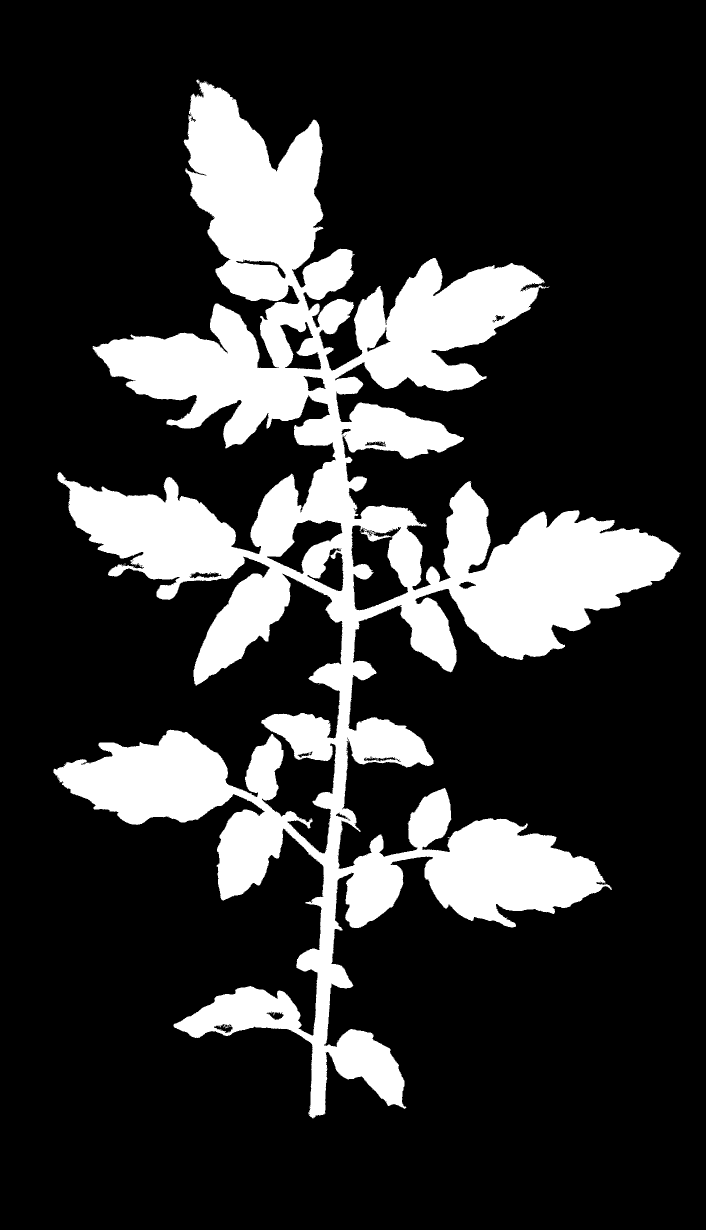
#> input picture test_overlay.png, 1412 x 2459 px (shown at 1/2 size)
$ python analyze_architecture.py --image test_overlay.png
#> lines starting #> are read from the running program, lines starting #| are printed output that depends on the picture; after the words box and inside, x2 and y2 are one past the last pixel; in counts of white or black regions, pixels touching at a corner belong together
### tomatoleafcv/architecture/mask.py
from pathlib import Path

import cv2
import numpy as np


def load_plant_mask(path: Path) -> np.ndarray:
    image = cv2.imread(str(path), cv2.IMREAD_GRAYSCALE)
#> image: shape (2459, 1412); 19.8% white; 1 white region, box (x1, y1, x2, y2) and area: (106, 159, 1361, 2237) 688203
    if image is None:
        raise ValueError(f"Could not read mask: {path}")
    if not np.all((image == 0) | (image == 255)):
        raise ValueError("Expected a binary mask with a white plant on black")

    count, labels, stats, _ = cv2.connectedComponentsWithStats(image, connectivity=8)
#> count = 2; stats = [[0, 0, 1412, 2459, 2783905], [106, 159, 1255, 2078, 688203]]
    if count < 2:
        raise ValueError("The mask contains no white foreground")
    largest = 1 + np.argmax(stats[1:, cv2.CC_STAT_AREA])
#> largest = 1
    x, y, width, height, area = stats[largest]
#> x = 106; y = 159; width = 1255; height = 2078; area = 688203
    if (
        x == 0 and y == 0 and width == image.shape[1] and height == image.shape[0]
        and area > image.size / 2
    ):
        raise ValueError(
            "The white foreground appears to be the background; "
            "invert the mask so the plant is white"
        )
    return np.uint8(labels == largest) * 255

### tomatoleafcv/architecture/cli.py
import argparse
import json
import sys
from pathlib import Path
from typing import Optional

import cv2

from .analysis import analyze
from .mask import load_plant_mask
from .visualization import create_architecture_drawing, create_preview, show_preview


def main(argv: Optional[list[str]] = None, *, prog: Optional[str] = None) -> int:
    parser = argparse.ArgumentParser(
        prog=prog,
        description=(
            "Estimate leaflet and lateral branch architecture from a binary mask. "
            "Results are experimental and require visual inspection."
        ),
        epilog=(
            "The preview outlines candidate leaflets in red. L numbers identify "
            "leaflets, B numbers identify estimated branches, and green dots mark "
            "estimated branch junctions. Press any key to close the preview. "
            "Circularity is 4*pi*area/perimeter^2. Measurements are in pixels."
        ),
    )
    parser.add_argument(
        "mask", type=Path, nargs="?", default=Path("test_overlay.png"),
        help="Binary PNG: white plant on black (default: test_overlay.png)",
    )
    parser.add_argument(
        "--no-preview", action="store_true",
        help="Print results without opening a window",
    )
    parser.add_argument(
        "--image", type=Path,
        help="Original color image aligned with the mask, for main-axis color",
    )
    parser.add_argument(
        "--drawing", type=Path,
        help="Save a skeleton drawing with the main axis and branch junctions",
    )
    legacy_mode = argv is None and len(sys.argv) == 1
    args = parser.parse_args(argv)
    try:
        mask = load_plant_mask(args.mask)
        image = None
        if args.image is not None:
            image = cv2.imread(str(args.image), cv2.IMREAD_COLOR)
#> image is the input picture: shape (2459, 1412, 3); 19.8% white; 1 white region, box (x1, y1, x2, y2) and area: (106, 159, 1361, 2237) 688203
            if image is None:
                raise ValueError(f"Could not read color image: {args.image}")
        results, candidates, groups = analyze(mask, image)
        if args.drawing is not None:
            if args.drawing.resolve() in {
                path.resolve() for path in (args.mask, args.image) if path is not None
            }:
                raise ValueError("The drawing path must not overwrite an input image")
            if not cv2.imwrite(str(args.drawing), create_architecture_drawing(mask, groups)):
                raise OSError(f"Could not write architecture drawing: {args.drawing}")
        if not args.no_preview:
            preview = create_preview(mask, candidates, groups)
            show_preview(preview)
            if legacy_mode:
                if not cv2.imwrite("test_architecture.png", preview):
                    raise OSError("Could not write test_architecture.png")
                with Path("test_architecture_results.json").open("w") as output:
                    json.dump(results, output, indent=2)
        print(json.dumps(results, indent=2))
    except (ValueError, OSError, cv2.error) as error:
        print(f"Analysis failed: {error}", file=sys.stderr)
        return 1
    return 0

### tomatoleafcv/architecture/leaflets.py
import cv2
import numpy as np


def leaflet_candidates(mask: np.ndarray) -> list[dict]:
    plant_area = cv2.countNonZero(mask)
#> plant_area = 688203
    size = max(3, int(round(max(mask.shape) * 0.011)))
    size += 1 - size % 2
    kernel = cv2.getStructuringElement(cv2.MORPH_ELLIPSE, (size, size))
    opened = cv2.morphologyEx(mask, cv2.MORPH_OPEN, kernel)
#> opened: shape (2459, 1412); 18.3% white; 38 white regions, largest, box (x1, y1, x2, y2) and area: (900, 1022, 1356, 1319) 75291, (372, 174, 646, 602) 74447, (194, 603, 623, 890) 62944
    _, labels, stats, _ = cv2.connectedComponentsWithStats(opened, connectivity=8)
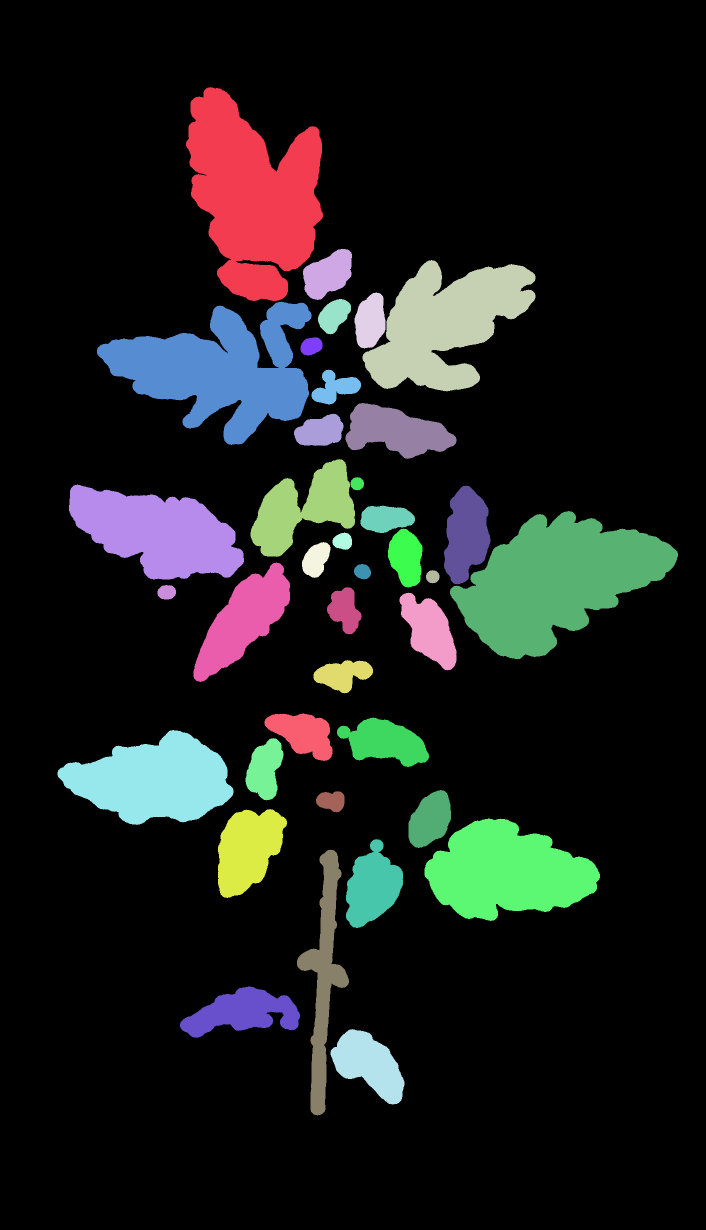
#> labels: shape (2459, 1412) int32 (shown at 1/2 size); 39 distinct labels, from 0 to 38; one colour per label, 0 black
#> stats = 39 rows, first 6: [0, 0, 1412, 2459, 2836703], [372, 174, 274, 428, 74447], [606, 498, 98, 102, 6681], [725, 520, 346, 263, 51157], [709, 585, 62, 112, 5262], [636, 598, 66, 71, 3043]
    minimum_area = max(size * size, int(plant_area * 0.0007))
#> minimum_area = 729
    keep = stats[:, cv2.CC_STAT_AREA] >= minimum_area
    keep[0] = False
    seeds = np.uint8(keep[labels]) * 255
    if cv2.countNonZero(seeds) == 0:
        raise ValueError("No leaflet candidates found in the plant mask")

    distances, nearest = cv2.distanceTransformWithLabels(
        cv2.bitwise_not(seeds),
        cv2.DIST_L2,
        5,
        labelType=cv2.DIST_LABEL_CCOMP,
    )
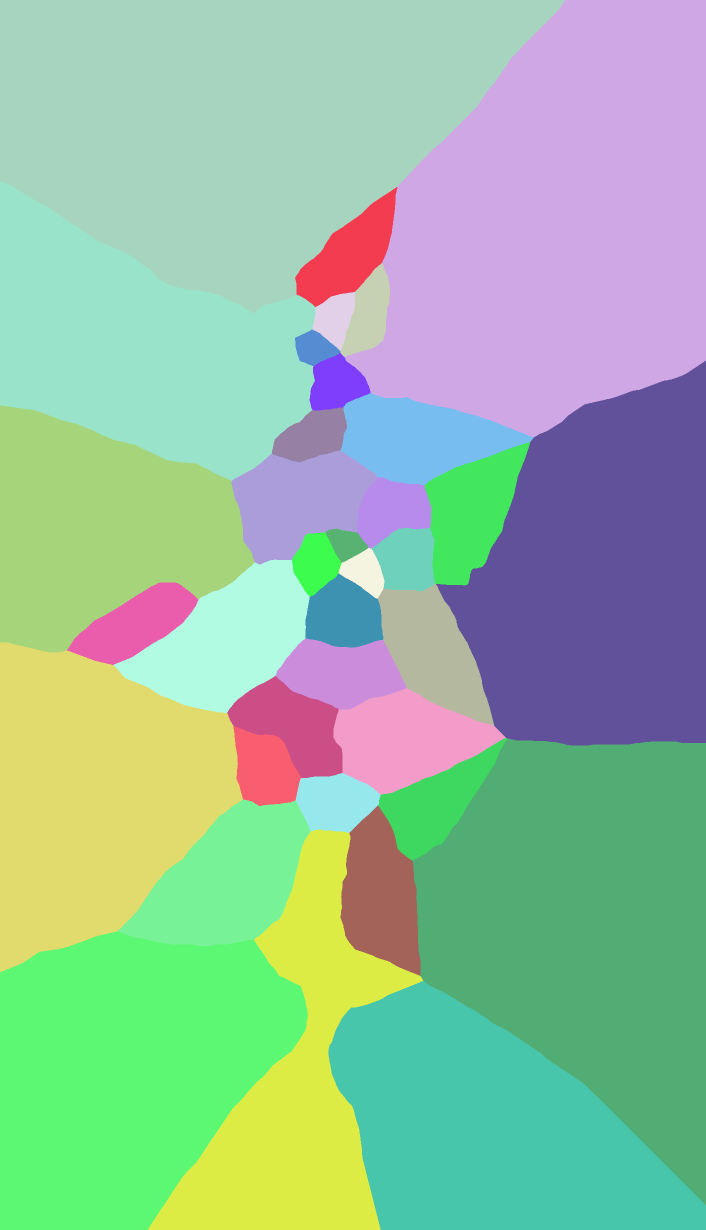
#> nearest: shape (2459, 1412) int32 (shown at 1/2 size); 36 distinct labels, from 1 to 36; one colour per label, 0 black
    candidates = []
    for label in np.unique(nearest[seeds != 0]):
        region = np.uint8(
            (nearest == label) & (mask != 0) & (distances <= size / 2 + 1)
        )
        contours, _ = cv2.findContours(region, cv2.RETR_EXTERNAL, cv2.CHAIN_APPROX_NONE)
        if not contours:
            continue
        contour = max(contours, key=cv2.contourArea)
        area = cv2.contourArea(contour)
        perimeter = cv2.arcLength(contour, True)
        if area <= 0 or perimeter <= 0:
            continue
        moments = cv2.moments(contour)
        center = (moments["m10"] / moments["m00"], moments["m01"] / moments["m00"])
        candidates.append(
            {
                "contour": contour,
                "center": center,
                "area_pixels": area,
                "perimeter_pixels": perimeter,
                "circularity": 4 * np.pi * area / (perimeter * perimeter),
            }
        )
#> this loop made 36 passes
#> (area, perimeter, center) on passes 1 to 8: (76522.5, 1884.8, (506.1, 392.9)), (6921.5, 450, (654, 549.2)), (52255, 1687.4, (892.9, 647.9)), (5415.5, 347.2, (740.3, 641.2)), (3268, 308, (666.9, 631.5)), (64143.5, 2471, (440.1, 738.9)), (1804, 231.5, (626.1, 692.4)), (4663.5, 485.9, (667.4, 771.8))
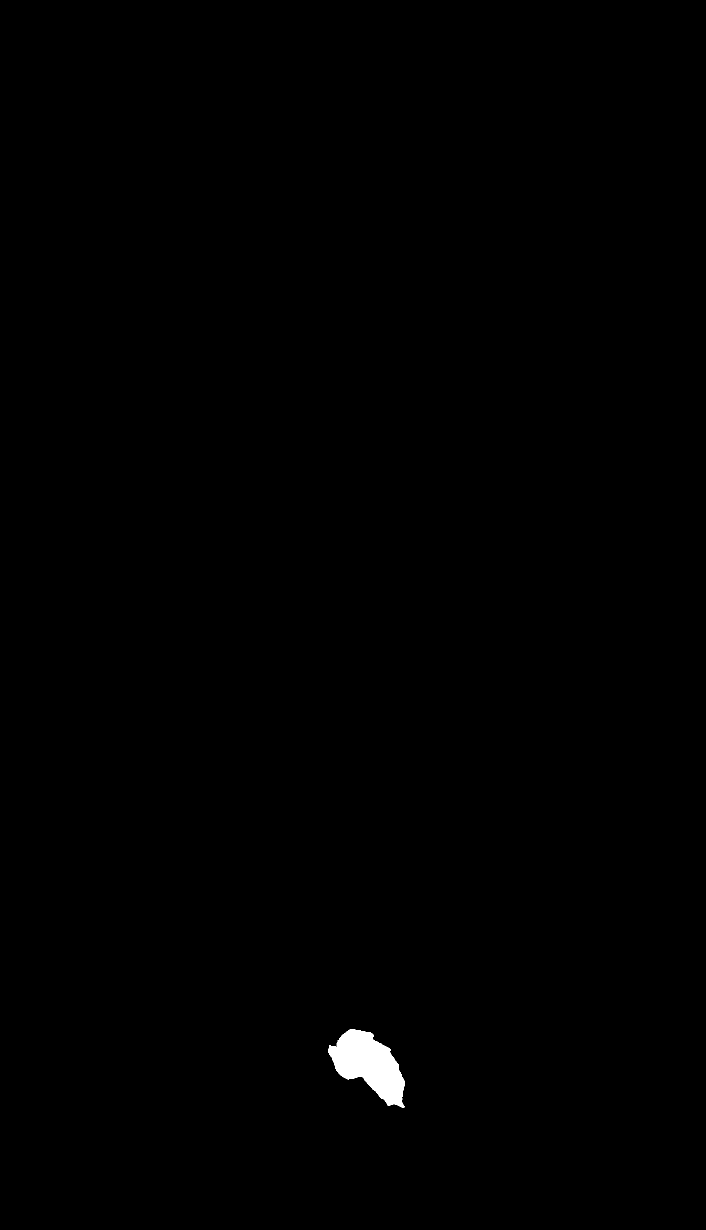
#> region: shape (2459, 1412) (shown at 1/2 size); values 0 (black) and 1 (white), 0.38% white; 1 white region, box (x1, y1, x2, y2) and area: (657, 2058, 809, 2216) 13077
#> after the loop, candidates = 36 items
    if not candidates:
        raise ValueError("No measurable leaflet candidates found")
    return sorted(candidates, key=lambda candidate: candidate["center"][1])

### tomatoleafcv/architecture/analysis.py
from typing import Optional

import cv2
import numpy as np
from scipy.spatial import cKDTree

from .leaflets import leaflet_candidates
from .skeleton import skeleton_graph


def analyze(
    mask: np.ndarray, color_image: Optional[np.ndarray] = None
) -> tuple[dict, list[dict], list[dict]]:
    if color_image is not None and (
        color_image.ndim != 3 or color_image.shape[2] != 3
        or color_image.shape[:2] != mask.shape
    ):
        raise ValueError("The color image must have three channels and match the mask size")

    candidates = leaflet_candidates(mask)
#> candidates = 36 items
    points, scale, axis, root_distance, sources = skeleton_graph(mask)
    tree = cKDTree(points)
    axis_nodes = set(axis.tolist())
    axis_points = points[axis]
    base_to_tip = axis[::-1]
    steps = np.linalg.norm(np.diff(points[base_to_tip], axis=0), axis=1) / scale
    axis_positions = dict(zip(base_to_tip, np.r_[0.0, np.cumsum(steps)]))
    groups = []
    axis_tolerance = max(3.0, (axis_points[:, 0].max() - axis_points[:, 0].min()) * 0.02)

    for number, candidate in enumerate(candidates, start=1):
        x, y = candidate["center"]
        _, node = tree.query((y * scale, x * scale))
        node = int(node)
        source = int(sources[node])
        if source < 0:
            raise ValueError("A leaflet candidate is disconnected from the traced stem")
        junction_y, junction_x = points[source]
        candidate["id"] = number
        candidate["branch"] = None
        if node in axis_nodes:
            continue

        side = "left" if x * scale < junction_x else "right"
        position = float(root_distance[source])
        group = next(
            (
                group
                for group in groups
                if group["side"] == side
                and abs(group["position"] - position) <= axis_tolerance
            ),
            None,
        )
        if group is None:
            group = {
                "id": len(groups) + 1,
                "side": side,
                "position": position,
                "axis_position": float(axis_positions[source]),
                "junction": (int(junction_x / scale), int(junction_y / scale)),
                "leaflets": [],
            }
            groups.append(group)
        group["leaflets"].append(candidate)
        candidate["branch"] = group["id"]

    contours, _ = cv2.findContours(mask, cv2.RETR_EXTERNAL, cv2.CHAIN_APPROX_NONE)
    contour = max(contours, key=cv2.contourArea)
    area = cv2.contourArea(contour)
    perimeter = cv2.arcLength(contour, True)
    if area <= 0 or perimeter <= 0:
        raise ValueError("The plant outline has no measurable area or perimeter")

    ordered_groups = sorted(groups, key=lambda group: group["axis_position"])
    branch_spacings = [
        {
            "from_branch_id": first["id"],
            "to_branch_id": second["id"],
            "distance_pixels": second["axis_position"] - first["axis_position"],
        }
        for first, second in zip(ordered_groups, ordered_groups[1:])
    ]
    main_axis_color = None
    if color_image is not None:
        coords = np.rint(axis_points / scale).astype(int)
        coords[:, 0] = np.clip(coords[:, 0], 0, mask.shape[0] - 1)
        coords[:, 1] = np.clip(coords[:, 1], 0, mask.shape[1] - 1)
        coords = coords[mask[coords[:, 0], coords[:, 1]] != 0]
        if len(coords) == 0:
            raise ValueError("No foreground pixels found along the traced main axis")
        mean_bgr = np.mean(color_image[coords[:, 0], coords[:, 1]], axis=0)
        main_axis_color = {
            "mean_rgb": [float(value) for value in mean_bgr[::-1]],
            "sample_count": len(coords),
        }

    results = {
        "branch_count_estimate": len(groups),
        "leaflet_count_estimate": len(candidates),
        "plant_outline_circularity": float(4 * np.pi * area / (perimeter * perimeter)),
        "main_axis_length_pixels": float(sum(steps)),
        "main_axis_color": main_axis_color,
        "consecutive_branch_spacings": branch_spacings,
        "overall_mean_circularity": float(
            np.mean([candidate["circularity"] for candidate in candidates])
        ),
        "branches": [
            {
                "id": group["id"],
                "side": group["side"],
                "junction_xy_pixels": group["junction"],
                "distance_from_base_pixels": group["axis_position"],
                "leaflet_ids": [leaflet["id"] for leaflet in group["leaflets"]],
                "mean_circularity": float(
                    np.mean([leaflet["circularity"] for leaflet in group["leaflets"]])
                ),
            }
            for group in groups
        ],
        "leaflets": [
            {
                "id": candidate["id"],
                "branch_id": candidate["branch"],
                "area_pixels": candidate["area_pixels"],
                "perimeter_pixels": candidate["perimeter_pixels"],
                "circularity": candidate["circularity"],
            }
            for candidate in candidates
        ],
    }
    return results, candidates, groups

### tomatoleafcv/architecture/skeleton.py
import cv2
import numpy as np
from scipy.sparse import coo_matrix
from scipy.sparse.csgraph import dijkstra
from skimage.morphology import skeletonize


def skeleton_graph(mask: np.ndarray):
    height, width = mask.shape
    scale = min(1.0, 1000 / max(height, width))
    size = (max(1, round(width * scale)), max(1, round(height * scale)))
    reduced = cv2.resize(mask, size, interpolation=cv2.INTER_AREA) > 127
#> reduced: shape (1000, 574) bool; 19.8% white; 2 white regions (1 under 20 px), largest, box (x1, y1, x2, y2) and area: (43, 65, 553, 910) 113836
    skeleton = skeletonize(reduced)
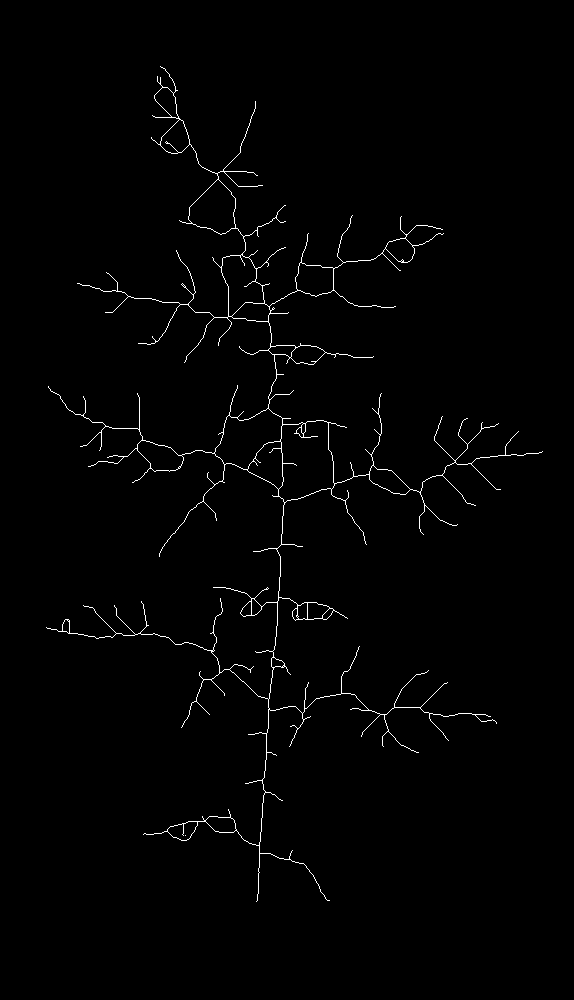
#> skeleton: shape (1000, 574) bool; 1.1% white in thin lines or dots, all inside (x1, y1, x2, y2) = (46, 66, 543, 902)
    points = np.argwhere(skeleton)
#> points = 6513 pairs, first value 66 to 901, second value 46 to 542
    if len(points) < 2:
        raise ValueError("The plant is too small to trace a stem")

    indices = np.full(skeleton.shape, -1, dtype=np.int32)
    indices[points[:, 0], points[:, 1]] = np.arange(len(points))
#> indices: shape (1000, 574) int32; 6514 distinct labels, from -1 to 6512
#> (the rest of the program and of its run is left out)
